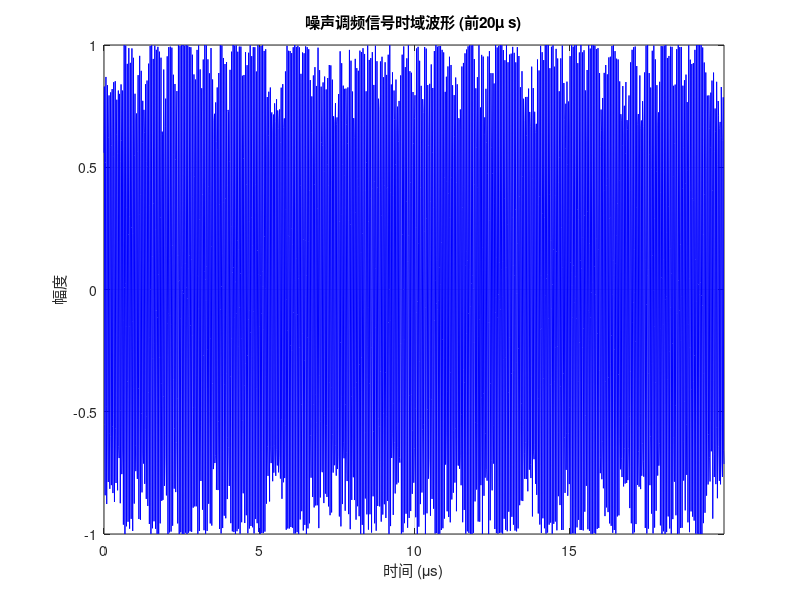

Here is the MATLAB script that generated this plot: (Note: this script raises an error after producing the figure.)
clc;
clear;
close all;

% 参数设置
fs = 80e6;           % 采样频率 80 MHz
T_total = 100e-6;    % 总时长 100 μs
t = 0:1/fs:T_total;  % 时间向量
N = length(t);       % 采样点数

f_j = 20e6;          % 中心频率 20 MHz
DeltaF_n = 10e6;     % 基带噪声带宽 10 MHz
f_de = 1e6;          % 有效调频带宽 1 MHz
U_j = 1;             % 信号幅度

% 生成调制噪声u(t)
rng(0);  % 设置随机种子保证结果可重现
noise_white = randn(1, N);  % 高斯白噪声

% 设计10MHz低通滤波器
order = 6;  % 滤波器阶数
fc = DeltaF_n;  % 截止频率
[b, a] = butter(order, fc/(fs/2), 'low');

% 滤波得到带宽受限的调制噪声
u = filter(b, a, noise_white);
u = u - mean(u);  % 确保零均值
sigma_n = std(u);  % 计算标准差

% 计算调频斜率
K_FM = f_de / sigma_n;

% 数值积分
integral_u = cumsum(u) * (1/fs); 

% 生成随机初始相位
phi0 = 2*pi*rand();

% 生成噪声调频信号
theta = 2*pi*f_j*t + 2*pi*K_FM*integral_u + phi0;
s = U_j * cos(theta);

%% 修改部分：绘制前20μs的时域波形
num_points = round(20e-6 * fs); % 计算20μs对应的采样点数
if num_points > N
    num_points = N; 
end

figure;
plot(t(1:num_points)*1e6, s(1:num_points), 'b');
xlabel('时间 (\mus)');
ylabel('幅度');
title('噪声调频信号时域波形 (前20\mu s)');
grid on;
xlim([0, t(num_points)*1e6]);

%% 计算并绘制功率谱密度
% 使用Welch方法计算功率谱
nfft = 2^nextpow2(N);  % FFT长度
[Pxx, f] = pwelch(s, hamming(1024), 512, nfft, fs, 'centered', 'psd');

% 转换为dBm/Hz (假设阻抗为50欧姆)
Pxx_dBm = 10*log10(Pxx/1e-3 * 50);  % dBm/Hz

% 绘制功率谱
figure;
plot(f/1e6, Pxx_dBm, 'b', 'LineWidth', 1.5);
hold on;

xlabel('频率 (MHz)');
ylabel('功率谱密度 (dBm/Hz)');
title('噪声调频信号功率谱密度');
legend('仿真结果');
grid on;
xlim([-40, 80]);  
ylim([-150, -50]); 

